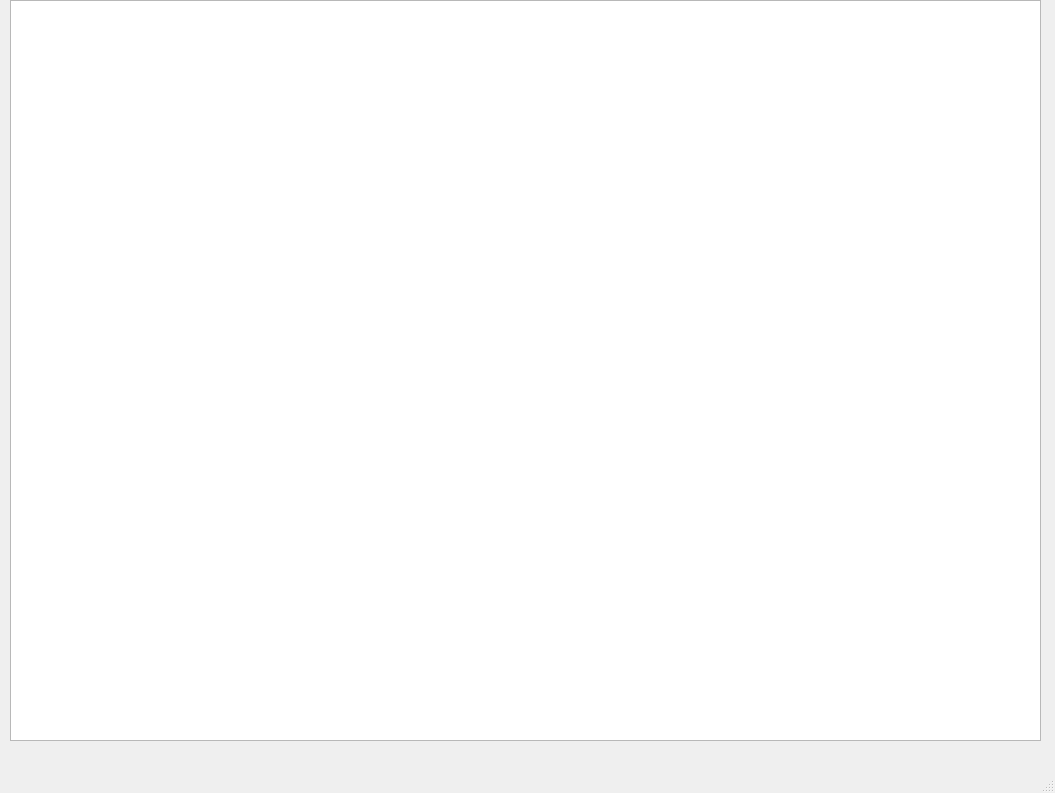
<?xml version="1.0" encoding="UTF-8"?>
<ui version="4.0">
 <class>MainWindow</class>
 <widget class="QMainWindow" name="MainWindow">
  <property name="geometry">
   <rect>
    <x>0</x>
    <y>0</y>
    <width>1055</width>
    <height>793</height>
   </rect>
  </property>
  <property name="windowTitle">
   <string>MainWindow</string>
  </property>
  <widget class="QWidget" name="centralwidget">
   <widget class="QTextEdit" name="textEdit">
    <property name="geometry">
     <rect>
      <x>10</x>
      <y>0</y>
      <width>1031</width>
      <height>741</height>
     </rect>
    </property>
   </widget>
  </widget>
  <widget class="QMenuBar" name="menubar">
   <property name="geometry">
    <rect>
     <x>0</x>
     <y>0</y>
     <width>1055</width>
     <height>22</height>
    </rect>
   </property>
  </widget>
  <widget class="QStatusBar" name="statusbar"/>
 </widget>
 <resources/>
 <connections/>
</ui>
